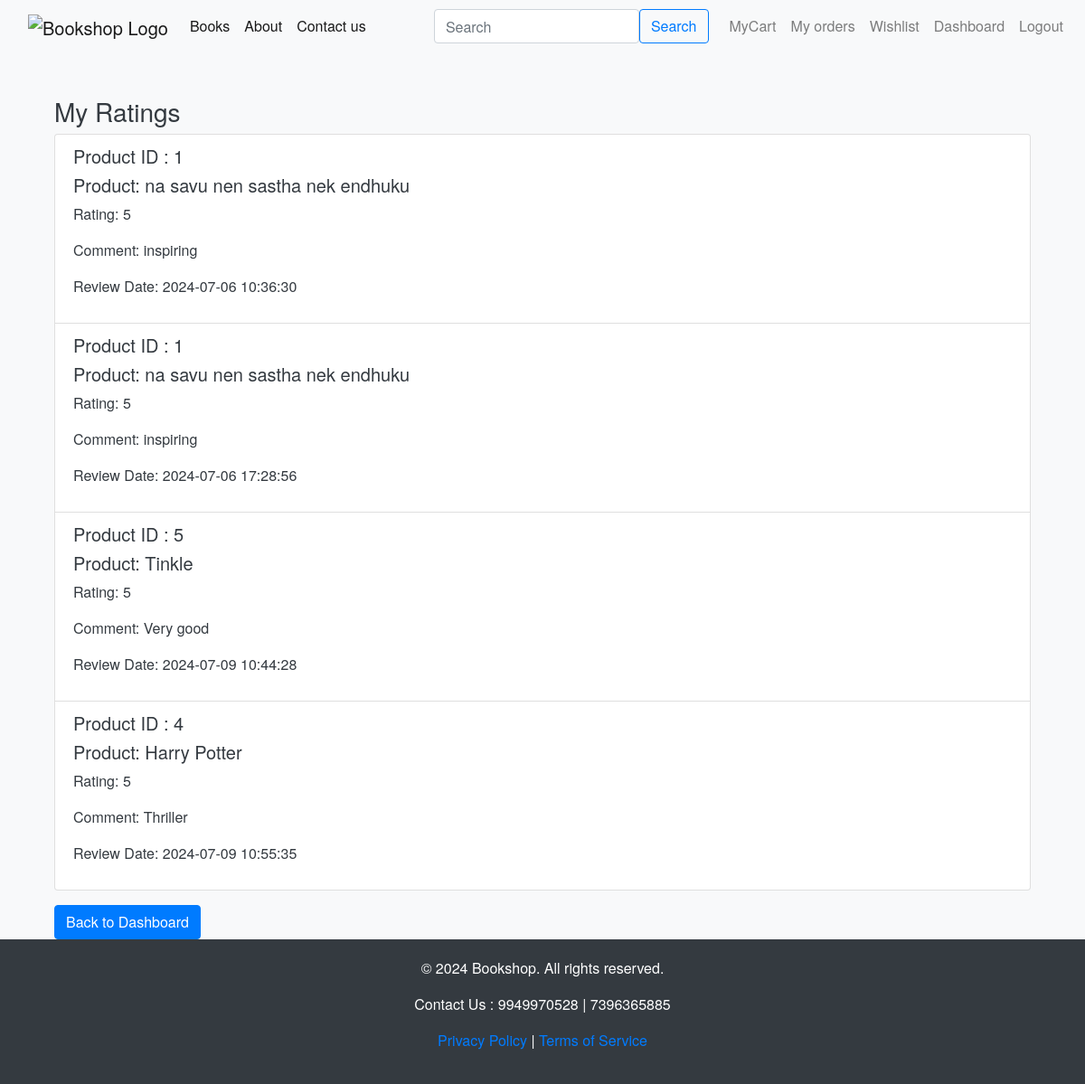
Page /dashboard/my_ratings (signed in) on the committed database.
### app.py (models this page shows)
class Reviews(db.Model):
    __tablename__='reviews'
    ReviewID= db.Column(db.Integer, primary_key=True)
    ProductID= db.Column(db.Integer,db.ForeignKey('products.ProductID'), nullable=False)
    UserID= db.Column(db.Integer,db.ForeignKey('users.UserID'), nullable=False)
    Rating= db.Column(db.Integer, nullable=False)
    Comment= db.Column(db.String(500), nullable=False)
    ReviewDate= db.Column(db.DateTime, nullable=False)

class Products(db.Model):
    __tablename__ = 'products'
    ProductID = db.Column(db.Integer, primary_key=True)
    ProductName= db.Column(db.String(50), nullable=False)
    Author= db.Column(db.String(30), nullable=False)
    Description= db.Column(db.String(100), nullable=False)
    Price= db.Column(db.Integer, nullable=False)
    StockQuantity= db.Column(db.Integer,nullable=False)
    CategoryID= db.Column(db.Integer,db.ForeignKey('categories.CategoryID'), nullable=False )
    MerchantID = db.Column(db.Integer, db.ForeignKey('users.UserID'), nullable=False)
    ProductImage = db.Column(db.String(100), nullable=False)

### app.py (the view)
@app.route('/dashboard/my_ratings')
def my_ratings():
    if 'user_id' not in session:
        flash('Please log in first!', 'danger')
        return redirect(url_for('login'))
    user_id = session['user_id']
    merchant_products = Products.query.filter_by(MerchantID=user_id).all()
    product_ids = [product.ProductID for product in merchant_products]
    reviews = Reviews.query.filter(Reviews.ProductID.in_(product_ids)).all()
    product_details = {product.ProductID: product.ProductName for product in merchant_products}
    return render_template('my_ratings.html', reviews=reviews, product_details=product_details)

### templates/my_ratings.html
{% extends 'base.html' %}
{% block body %}
<div class="container mt-5">
    <h3>My Ratings</h3>
    {% if reviews %}
    <ul class="list-group">
        {% for review in reviews %}
        <li class="list-group-item">
            <h5>Product ID : {{review.ProductID}}</h5>
            <h5>Product: {{ product_details[review.ProductID] }}</h5>
            <p>Rating: {{ review.Rating }}</p>
            <p>Comment: {{ review.Comment }}</p>
            <p>Review Date: {{ review.ReviewDate.strftime('%Y-%m-%d %H:%M:%S') }}</p>
        </li>
        {% endfor %}
    </ul>
    {% else %}
    <p>No ratings found for your products.</p>
    {% endif %}
    <a href="{{ url_for('dashboard') }}" class="btn btn-primary mt-3">Back to Dashboard</a>
</div>
{% endblock body %}

### templates/base.html (style rules this page uses)
body { background-color: #f8f9fa; color: #343a40; font-family: 'Helvetica Neue', Helvetica, Arial, sans-serif; display: flex; flex-direction: column; min-height: 100vh; margin: 0; }
.btn-primary { background-color: #007bff; border-color: #007bff; }
.container { flex: 1; }

### rows in the picture
Reviews: ProductID "1", ProductID.ProductName "na savu nen sastha nek endhuku", Rating "5", Comment "inspiring", ReviewDate "2024-07-06 10:36:30"
Reviews: ProductID "1", ProductID.ProductName "na savu nen sastha nek endhuku", Rating "5", Comment "inspiring", ReviewDate "2024-07-06 17:28:56"
Reviews: ProductID "5", ProductID.ProductName "Tinkle", Rating "5", Comment "Very good", ReviewDate "2024-07-09 10:44:28"
Reviews: ProductID "4", ProductID.ProductName "Harry Potter", Rating "5", Comment "Thriller", ReviewDate "2024-07-09 10:55:35"
